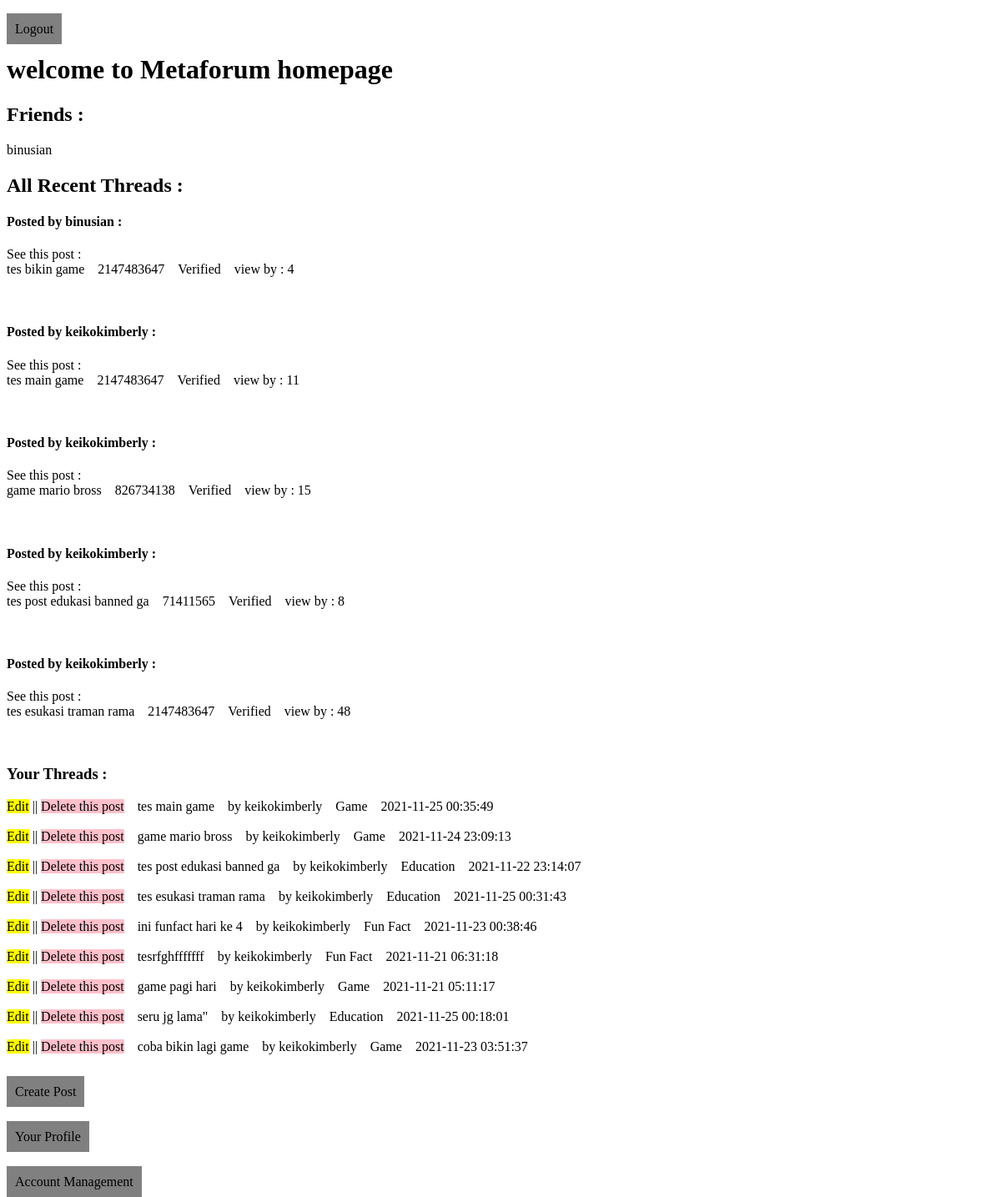
The page /homemoderator.php (signed in) on the database its author committed.
### tables this page shows
CREATE TABLE `account` (
  `userid` int(11) NOT NULL,
  `email` varchar(50) NOT NULL,
  `username` varchar(50) NOT NULL,
  `password` varchar(50) NOT NULL,
  `vkey` varchar(255) NOT NULL,
  `verified` int(11) NOT NULL DEFAULT 0,
  `role` int(11) NOT NULL DEFAULT 1,
  `time` timestamp NOT NULL DEFAULT current_timestamp() ON UPDATE current_timestamp(),
  `status` int(11) NOT NULL DEFAULT 1,
  `silent` int(11) NOT NULL DEFAULT 0,
  `abuse` int(11) NOT NULL
);

CREATE TABLE `posts` (
  `id` int(11) NOT NULL,
  `userid` int(11) NOT NULL,
  `post` text NOT NULL,
  `likes` int(11) NOT NULL,
  `date` timestamp NOT NULL DEFAULT current_timestamp() ON UPDATE current_timestamp(),
  `category` int(30) NOT NULL,
  `postid` int(11) NOT NULL,
  `verified` int(11) NOT NULL DEFAULT 0,
  `view` int(11) NOT NULL DEFAULT 0
);

### function.php (called while the page is built, shortened)
<?php
function setUpDBConnection(){
    $hostName = "localhost";
    $userName = "root";
    $password = "";
    $database = "project3";
    $conn = mysqli_connect($hostName, $userName, $password, $database);
    return $conn;
}
class Database {
    function read($query){
        $conn = setUpDBConnection();
        $result = mysqli_query($conn,$query);
        if(!$result){
            return false;
        } else {
            $data = false;
            while($row = mysqli_fetch_assoc($result)){
                $data[] = $row;
            }
            return $data;
        }
    }
}
?>

### userclass.php (called while the page is built, shortened)
<?php
class User {
    public function get_data($id){
        $query = "select * from account where userid = '$id' limit 1";
        $DB = new Database();
        $result = $DB->read($query);
        if($result) {
            $row = $result[0];
            return $row;
        } else {
            return false;
        }
    }
    public function get_user($id) {
        $query = "select * from posts where userid='$id' limit 1";
        $DB = new Database();
        $result = $DB->read($query);
        if($result) {
            return $result[0];
        } else {
            return false;
        }
    }
    public function get_category($id){
        $query = "select category from posts where id='$id' limit 1";
        $DB = new Database();
        $result = $DB->read($query);
        if($result) {
            return $result[0];
        } else {
            return false;
        }
    }
    public function get_alluser(){
        $query = "select * from posts";
        $DB = new Database();
        $result = $DB->read($query);
        if($result) {
            return $result[0];
        } else {
            return false;
        }
    }
    public function get_friends($id) {
        $query = "select * from account where userid!='$id' ";
        $DB = new Database();
        $result = $DB->read($query);
        if($result) {
            return $result;
        } else {
            return false;
        }
    }
}
?>

### postclass.php (called while the page is built, shortened)
<?php
class Post {
    public function get_posts($userid){
        $query = "SELECT * FROM posts WHERE userid='$userid'  ORDER BY id DESC limit 10";
        $DB = new Database();
        $result = $DB->read($query);
        if($result) {
           return $result;
        } else {
            return false;
        }
    }
    public function get_allposts() {
        $query = "SELECT * FROM posts ORDER BY id DESC limit 5";
        $DB = new Database();
        $result = $DB->read($query);
        if($result) {
           return $result;
        } else {
            return false;
        }
    }
}
?>

### post1mod.php (the view, shortened to what this page needs)
<!DOCTYPE html>
<html lang="en">
<head>
</head>
<body>
    <div id="post">
        <?php
        if($row_category['category']==1){
            $ctg = "Game";
        } else if($row_category['category']==2){
            $ctg = "Education";
        } else {
            $ctg = "Fun Fact";
        }
        echo "<a href='editpostmod.php?cid=".$row['id']."' id='edit'>"; echo "Edit"; echo"</a>"; echo " || ";
        echo "<a href='deletepostmod.php?cid=".$row['id']."' id='delete'>"; echo "Delete this post"; echo"</a>";
        echo $row['post'];
        echo"&emsp;"; echo"by ";
        echo $row_account['username'];
        echo $ctg;
        echo $row['date'];
        ?>
        <br><br>
    </div>
</body>
</html>

### homemoderator.php (shortened to what this page needs)
<?php
    include("function.php");
    include ("postclass.php");
    include ("userclass.php");
    $post1 = new Post();
    $post2 = $post1->get_allposts();
    $userid = $_SESSION["id"];
    $post = new Post();
    $posts = $post->get_posts($userid);
    $userid = $_SESSION["id"];
    $user = new User();
    $friends = $user->get_friends($userid);
?>
<!DOCTYPE html>
<html lang="en">
<head>
</head>
<body>
    <br>
    <a id="logout" href="logout.php">Logout</a>
    <h1>welcome to Metaforum homepage</h1>
    <div id="friends_bar">
        <h2>Friends :</h2>
        <?php
        if($friends) {
            foreach($friends as $friend_row) {
                include ("user.php");
            }
        }
        ?>
    </div>
    <div id="postbar">
    <h2>All Recent Threads : </h2>
        <?php
        if($post2){
            foreach($post2 as $row){
                $post3 = new User();
                $row_post = $post3->get_alluser();
                $row_user = $post3->get_user($row['userid']);
                $row_account = $post3->get_data($row['userid']);
                include("post2mod.php");
            }
        }
        ?>
    <h3>Your Threads : </h3>
        <?php
        if($posts) {
            foreach($posts as $row){
                $user = new User();
                $row_user = $user->get_user($row['userid']);
                $row_account = $user->get_data($row['userid']);
                $row_category = $user->get_category($row['id']);
               include("post1mod.php");
            }
        }
        ?>
    <br>
    <a href="createmod.php" id="create">Create Post</a>
    <br><br><br>
    <a href="profilemod.php" id="create">Your Profile</a>
    <br><br><br>
    <a href="managemod.php" id="create">Account Management</a>
    </div>
</body>
</html>

### user.php (shortened to what this page needs)
<!DOCTYPE html>
<html lang="en">
<head>
</head>
<body>
    <div id="friends">
        <?php
            echo "<a href='friendsprofile.php?pid=".$friend_row['userid']."'>";
            echo $friend_row['username'];
            echo "</a>";
        ?>
    </div>
</body>
</html>

### post2mod.php (shortened to what this page needs)
<!DOCTYPE html>
<html lang="en">
<head>
</head>
<body>
    <h4>Posted <?php echo"by ";echo $row_account['username'];?> : </h4>
    <section>
    <?php
    $conn = setUpDBConnection();
    if( $row['verified']==1) {
        $ver = "Verified";
    } else {
        $ver = "Not Verified";
    }
    $id = $row['id'];
    $sql = "SELECT view FROM posts WHERE id ='$id'";
    $res = mysqli_query($conn,$sql);
    $view = mysqli_fetch_assoc($res);
    echo "<a href='postdetailmod.php?cid=".$row['id']."'>"; echo "See this post : ";
    echo "<section>";
    echo $row['post'];
    echo $row['postid'];
    echo $ver;
    echo"view by : ";
    echo $view['view'];
    echo "</section>";
    echo "</a>";
    ?>
    </section>
<br><br>
</body>
</html>

### homemoderator.php (style rules this page uses)
#logout, #create { background-color : grey; padding : 10px; color : black; }

### post2mod.php (style rules this page uses)
a { text-decoration: none; }

### post1mod.php (style rules this page uses)
#edit { background-color: Yellow; }
#delete { background-color : pink; }
a { color : black; }

### rows shown on the page
account: username "binusian"
posts: userid.username "binusian", post "tes bikin game", postid "2147483647", verified "Verified", view "4"
posts: userid.username "keikokimberly", post "tes main game", postid "2147483647", verified "Verified", view "11", category "Game", date "2021-11-25 00:35:49"
posts: userid.username "keikokimberly", post "game mario bross", postid "826734138", verified "Verified", view "15", category "Game", date "2021-11-24 23:09:13"
posts: userid.username "keikokimberly", post "tes post edukasi banned ga", postid "71411565", verified "Verified", view "8", category "Education", date "2021-11-22 23:14:07"
posts: userid.username "keikokimberly", post "tes esukasi traman rama", postid "2147483647", verified "Verified", view "48", category "Education", date "2021-11-25 00:31:43"
posts: post "ini funfact hari ke 4", userid.username "keikokimberly", category "Fun Fact", date "2021-11-23 00:38:46"
posts: post "tesrfghfffffff", userid.username "keikokimberly", category "Fun Fact", date "2021-11-21 06:31:18"
posts: post "game pagi hari", userid.username "keikokimberly", category "Game", date "2021-11-21 05:11:17"
posts: post "seru jg lama\"", userid.username "keikokimberly", category "Education", date "2021-11-25 00:18:01"
posts: post "coba bikin lagi game", userid.username "keikokimberly", category "Game", date "2021-11-23 03:51:37"
